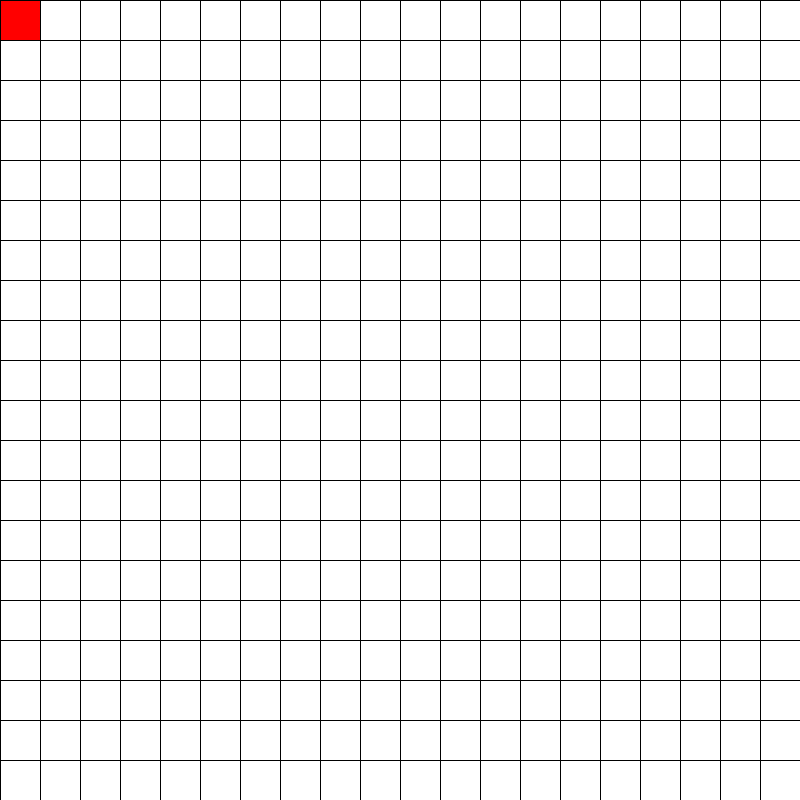
Frame 1 (no input)
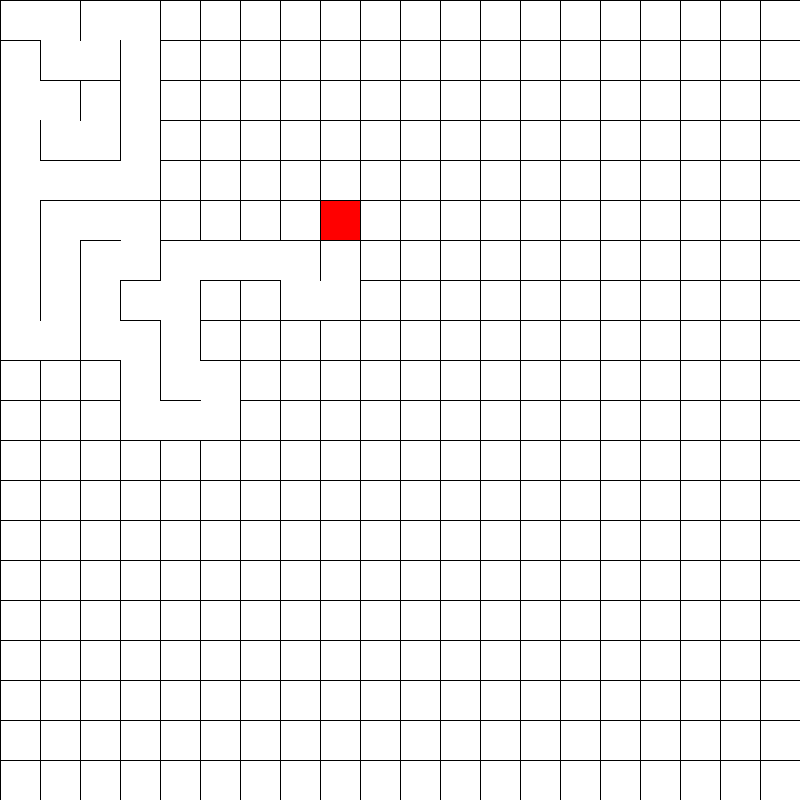
Frame 60 (the mouse pressed at the canvas centre just before this capture)
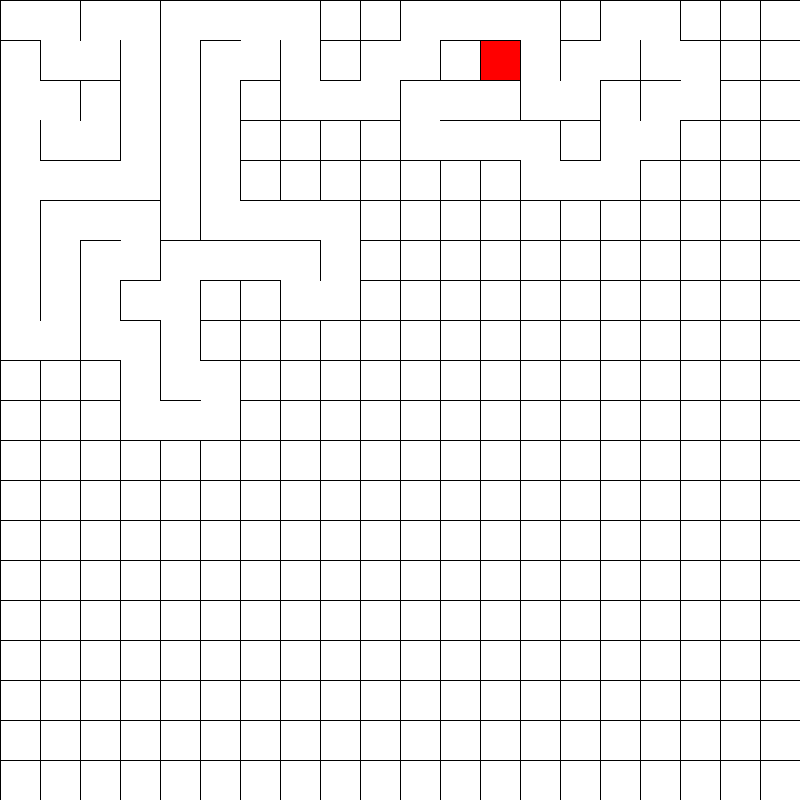
Frame 120 (the mouse held since frame 60 and released just before this capture)

The Processing sketch that drew these frames (run headless with seeded random() and noise(); from frame 60 on, the mouse is pressed at the canvas centre):

// Processing sketch: Recursive_Backtracker
// ── Recursive_Backtracker.pde
boolean Finished = false;
float Spacing;
int Rows = 20;
Cell[][] Cells;
PVector CurrentCell = new PVector(0, 0);

void setup() {
  size(800, 800);
  Spacing = width/Rows;
  Cells = new Cell[Rows][Rows];
  for (int i = 0; i < Rows; i++) {
    for (int j = 0; j < Rows; j++) {
      Cells[i][j] = new Cell(i*Spacing, j*Spacing, i, j);
    }
  }
  Cells[int(CurrentCell.x)][int(CurrentCell.y)].Visited = true;
}

void draw() {
  background(255);
  line(0, 0, width, 0);
  line(0, 0, 0, height);
  line(width, 0, width, height);
  line(0, height, width, height);
  if (!Finished) {
    for (int i = 0; i < Rows; i++) {
      for (int j = 0; j < Rows; j++) {
        Cells[i][j].Show();
      }
    }
    Cells[int(CurrentCell.x)][int(CurrentCell.y)].Visited = true;
    Cells[int(CurrentCell.x)][int(CurrentCell.y)].PickNewCurrent();
  } else {
    for (int i = 0; i < Rows; i++) {
      for (int j = 0; j < Rows; j++) {
        Cells[i][j].Show();
      }
    }
  }
}

// ── Cell_Class.pde
class Cell {
  Cell Parent;
  PVector CellPos;
  PVector Position;
  Wall[] Walls;
  boolean Visited;
  // 0 - Top
  // 1 - Right
  // 2 - Bottom
  // 3 - Left

  Cell(float XPos, float YPos, float i, float j) {
    CellPos = new PVector(i, j);
    Position = new PVector(XPos, YPos);
    Walls = new Wall[4];
    Walls[0] = new Wall(XPos, YPos, XPos+Spacing, YPos);
    Walls[1]  = new Wall(XPos+Spacing, YPos, XPos+Spacing, YPos+Spacing);
    Walls[2] = new Wall(XPos, YPos+Spacing, XPos+Spacing, YPos+Spacing);
    Walls[3] = new Wall(XPos, YPos, XPos, YPos+Spacing);
  }

  void Show() {
    for (int i = 0; i < 4; i++) {
      if (Walls[i].Enabled) {
        Walls[i].Show();
      }
    }
  }

  void PickNewCurrent() {
    ArrayList<Cell> PossibleCells = new ArrayList<Cell>();
    if (CellPos.x != 0) {
      if (!Cells[int(CellPos.x)-1][int(CellPos.y)].Visited) {
        PossibleCells.add(Cells[int(CellPos.x)-1][int(CellPos.y)]);
      }
    }
    if (CellPos.y != 0) {
      if (!Cells[int(CellPos.x)][int(CellPos.y)-1].Visited) {
        PossibleCells.add(Cells[int(CellPos.x)][int(CellPos.y)-1]);
      }
    }
    if (CellPos.y != Rows-1) {
      if (!Cells[int(CellPos.x)][int(CellPos.y)+1].Visited) {
        PossibleCells.add(Cells[int(CellPos.x)][int(CellPos.y)+1]);
      }
    }
    if (CellPos.x != Rows-1) {
      if (!Cells[int(CellPos.x)+1][int(CellPos.y)].Visited) {
        PossibleCells.add(Cells[int(CellPos.x)+1][int(CellPos.y)]);
      }
    }
    if (PossibleCells.size() != 0) {
      int RandomNumber = (int(random(0, PossibleCells.size())));
      Cell NewCurrent = PossibleCells.get(RandomNumber);
      if (NewCurrent.CellPos.x == CellPos.x + 1) {
        NewCurrent.Walls[3].Enabled = false;
        Walls[1].Enabled = false;
      }
      if (NewCurrent.CellPos.x == CellPos.x - 1) {
        NewCurrent.Walls[1].Enabled = false;
        Walls[3].Enabled = false;
      }
      if (NewCurrent.CellPos.y == CellPos.y + 1) {
        NewCurrent.Walls[0].Enabled = false;
        Walls[2].Enabled = false;
      }
      if (NewCurrent.CellPos.y == CellPos.y - 1) {
        NewCurrent.Walls[2].Enabled = false;
        Walls[0].Enabled = false;
      }
      CurrentCell = new PVector(NewCurrent.CellPos.x, NewCurrent.CellPos.y);
      NewCurrent.Parent = this;
    } else {
      if (Parent != null) {
        CurrentCell = new PVector(Parent.CellPos.x, Parent.CellPos.y);
      } else {
        Finished = true;
      }
    }
    fill(255, 0, 0);
    rect(Position.x, Position.y, Spacing, Spacing);
  }

  void ShowParent() {
    if (Parent != null) {
      Parent.Highlight();
    }
  }
  void Highlight() {
    fill(0, 0, 255);
    rect(Position.x, Position.y, Spacing, Spacing);
  }
}

// ── Wall_Class.pde
class Wall {
  PVector Start;
  PVector End;
  boolean Enabled;
  Wall(float StartX, float StartY, float EndX, float EndY) {
    Start = new PVector(StartX, StartY);
    End = new PVector(EndX, EndY);
    Enabled = true;
  }
  
  void Show() {
    line(Start.x,Start.y,End.x,End.y);
  }
}
